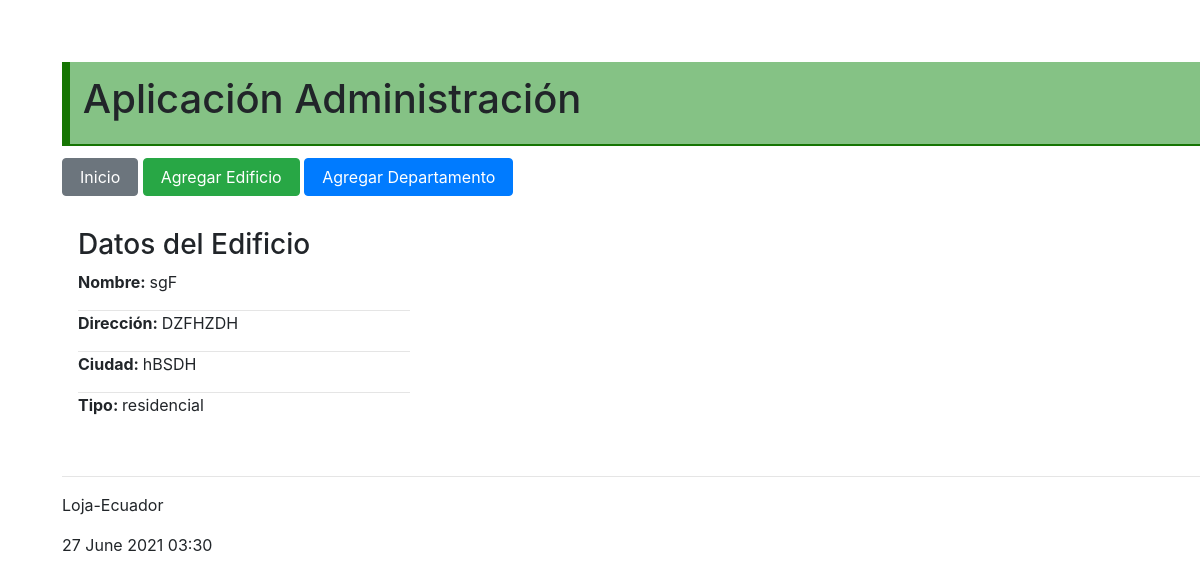
Page /edificio/3 on the earlier database version.
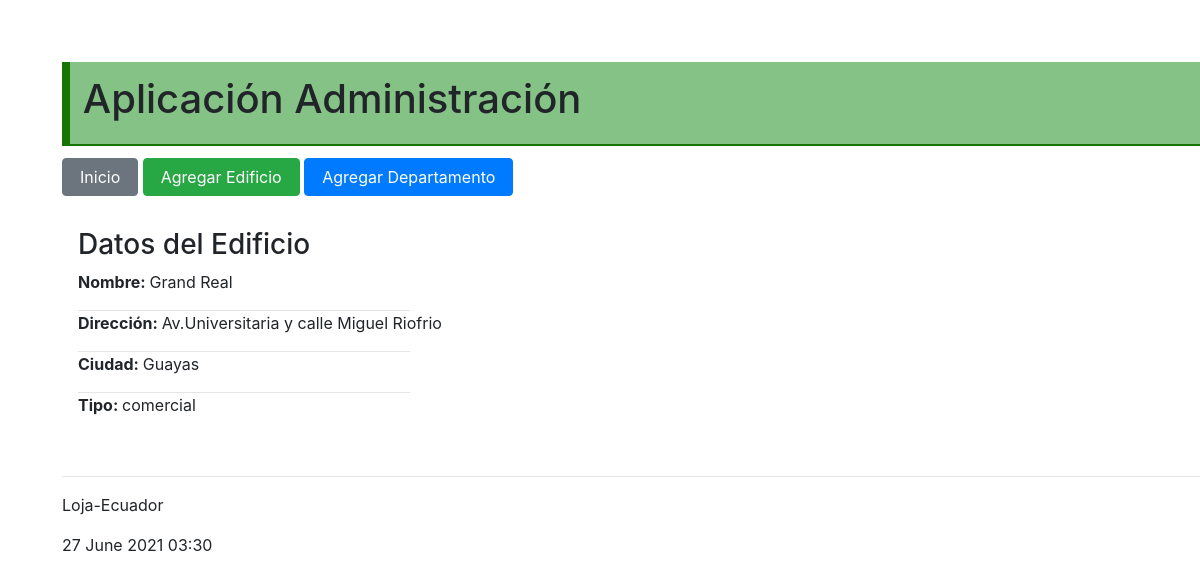
Same page on the later database version.
### administrativo/models.py (models this page shows, shortened)
class Edificio(models.Model):
    tipo_edificio = (
        ('residencial', 'Residencial'),
        ('comercial', 'Comercial'),
        )
    nombre = models.CharField(max_length=30)
    direccion = models.CharField(max_length=50)
    ciudad = models.CharField(max_length=30)
    tipo = models.CharField("Tipo Edificio",max_length=30, \
            choices=tipo_edificio)

### administrativo/views.py (the view)
# urls.py: path('edificio/<int:id>', views.obtener_edificio,
def obtener_edificio(request, id):
    edificio = Edificio.objects.get(pk=id)
    informacion_template = {'edificio': edificio}
    return render(request, 'obtener_edificio.html', informacion_template)

### administrativo/templates/obtener_edificio.html
{% extends "master.html" %}
{% block content %}
<div class="datosEdificio">
    <h3>Datos del Edificio</h3>
    <p><b>Nombre: </b>{{edificio.nombre}}</p>
    <hr>
    <p><b>Dirección: </b>{{edificio.direccion}}</p>
    <hr>
    <p><b>Ciudad: </b>{{edificio.ciudad}}</p>
    <hr>
    <p><b>Tipo: </b>{{edificio.tipo}}</p>
    <br/>
</div>
<hr>
{% endblock %}

Differences in the rows shown:
changed Edificio: nombre "sgF" → "Grand Real"; direccion "DZFHZDH" → "Av.Universitaria y calle Miguel Riofrio"; ciudad "hBSDH" → "Guayas"; tipo "residencial" → "comercial"
